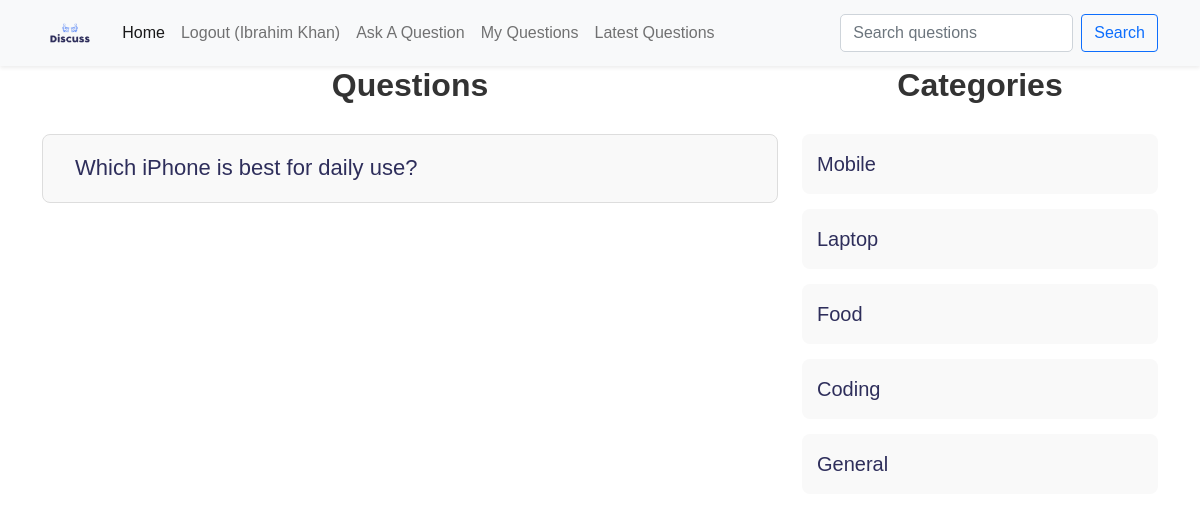
The app's page /?c-id=1 (signed in) with its own data.
### tables this page shows
CREATE TABLE `questions` (
  `id` int(10) NOT NULL,
  `title` varchar(300) NOT NULL,
  `description` varchar(300) NOT NULL,
  `category_id` int(10) NOT NULL,
  `user_id` int(10) NOT NULL
);

CREATE TABLE `category` (
  `id` int(30) NOT NULL,
  `name` varchar(100) NOT NULL
);

### client/categorylist.php (the view)
<div>
    <h1 class="heading">Categories</h1>
    <?php
    include('./common/db.php');
    $query = "SELECT * FROM category";
    $result = $conn->query($query);
    if ($result && $result->num_rows > 0) {
        echo "<ul class='category-list'>";
        foreach ($result as $row) {
            $name = ucfirst($row['name']);
            $id = $row['id'];
            echo "<li class='category-item'>
                    <a href='?c-id=$id'>$name</a>
                  </li>";
        }
        echo "</ul>";
    } else {
        echo "<p>No categories found.</p>";
    }
    ?>
</div>

### client/questions.php (shortened to what this page needs)
<div class="container">
    <div class="row">
        <div class="col-8">
            <h1 class="heading">Questions</h1>
            <?php
            include("./common/db.php");
            $query = "";
            if (isset($_GET["c-id"])) {
                $category_id = intval($_GET["c-id"]);
                $query = "SELECT * FROM questions WHERE category_id = $category_id";
            } else if (isset($_GET["u-id"])) {
                $uid = intval($_GET["u-id"]);
                $query = "SELECT * FROM questions WHERE user_id = $uid";
            } else if (isset($_GET["latest"])) {
                $query = "SELECT * FROM questions ORDER BY id DESC";
            } else if (isset($_GET["search"])) {
                $search = $conn->real_escape_string($_GET["search"]);
                $query = "SELECT * FROM questions WHERE `title` LIKE '%$search%'";
            } else {
                $query = "SELECT * FROM questions";
            }
            $result = $conn->query($query);
            if ($result && $result->num_rows > 0) {
                foreach ($result as $row) {
                    $title = htmlspecialchars($row['title']);
                    $id = intval($row['id']);
                    echo "<div class='row question-list'>
                          <h4 class='my-question'>
                              <a href='?q-id=$id'>$title</a>";
                    echo "</h4></div>";
                }
            } else {
                echo "<p>No questions found.</p>";
            }
            ?>
        </div>
        <div class="col-4">
            <?php include('categorylist.php'); ?>
        </div>
    </div>
</div>

### public/style.css (style rules this page uses)
:root { --primary-color: #2E2E5B; --secondary-color: #1c7194; --bg-color: #f9f9f9; --text-color: #333; --border-color: #ddd; }
body { font-family: Arial, sans-serif; }
a { color: var(--primary-color); text-decoration: none; }
.heading { text-align: center; font-size: 2rem; font-weight: bold; color: var(--text-color); margin-bottom: 30px; }
.question-list { border: 1px solid var(--border-color); padding: 20px; margin: 15px 0; border-radius: 8px; background-color: var(--bg-color); }
.question-list h4 { margin: 0; font-size: 22px; color: var(--secondary-color); }
.my-question { display: flex; justify-content: space-between; align-items: center; font-size: 18px; color: var(--text-color); margin-bottom: 15px; }
.category-list { list-style-type: none; padding: 0; }
.category-item { margin: 15px 0; padding: 15px; background-color: var(--bg-color); border-radius: 8px; }
.category-item a { color: var(--primary-color); font-size: 20px; }

### records on screen
questions: title "Which iPhone is best for daily use?"
category: name "Mobile"
category: name "Laptop"
category: name "Food"
category: name "Coding"
category: name "General"

### other values on screen
$_SESSION['user']['username'] "Ibrahim Khan"
